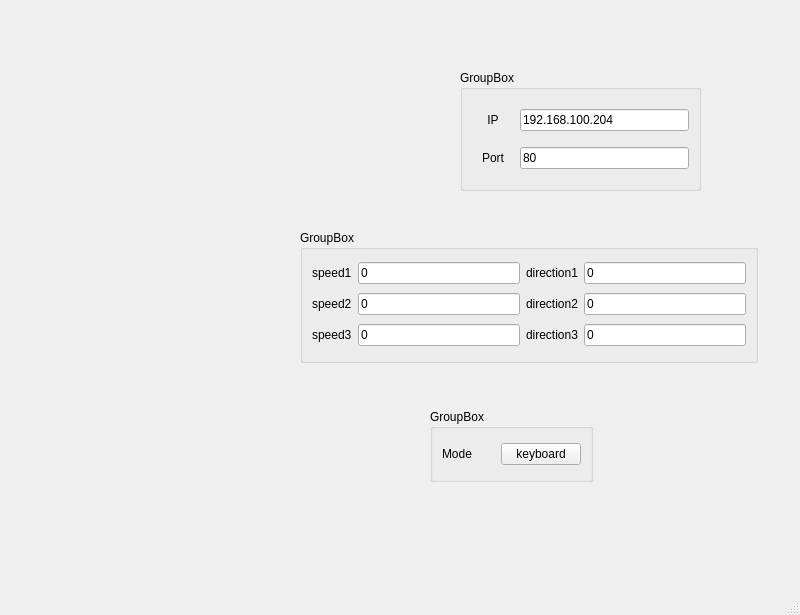
<?xml version="1.0" encoding="UTF-8"?>
<ui version="4.0">
 <class>MainWindow</class>
 <widget class="QMainWindow" name="MainWindow">
  <property name="geometry">
   <rect>
    <x>0</x>
    <y>0</y>
    <width>800</width>
    <height>615</height>
   </rect>
  </property>
  <property name="windowTitle">
   <string>MainWindow</string>
  </property>
  <widget class="QWidget" name="centralwidget">
   <widget class="QGroupBox" name="groupBox">
    <property name="geometry">
     <rect>
      <x>460</x>
      <y>70</y>
      <width>241</width>
      <height>121</height>
     </rect>
    </property>
    <property name="title">
     <string>GroupBox</string>
    </property>
    <layout class="QGridLayout" name="gridLayout" rowstretch="1,1" columnstretch="1,4">
     <item row="0" column="0">
      <widget class="QLabel" name="label">
       <property name="text">
        <string>IP</string>
       </property>
       <property name="scaledContents">
        <bool>false</bool>
       </property>
       <property name="alignment">
        <set>Qt::AlignCenter</set>
       </property>
       <property name="margin">
        <number>0</number>
       </property>
      </widget>
     </item>
     <item row="0" column="1">
      <widget class="QLineEdit" name="lineEdit_IP">
       <property name="text">
        <string>192.168.100.204</string>
       </property>
      </widget>
     </item>
     <item row="1" column="0">
      <widget class="QLabel" name="label_2">
       <property name="text">
        <string>Port</string>
       </property>
       <property name="alignment">
        <set>Qt::AlignCenter</set>
       </property>
      </widget>
     </item>
     <item row="1" column="1">
      <widget class="QLineEdit" name="lineEdit_Port">
       <property name="text">
        <string>80</string>
       </property>
      </widget>
     </item>
    </layout>
   </widget>
   <widget class="QGroupBox" name="groupBox_2">
    <property name="geometry">
     <rect>
      <x>300</x>
      <y>230</y>
      <width>458</width>
      <height>133</height>
     </rect>
    </property>
    <property name="title">
     <string>GroupBox</string>
    </property>
    <layout class="QGridLayout" name="gridLayout_2">
     <item row="0" column="0">
      <widget class="QLabel" name="label_3">
       <property name="text">
        <string>speed1</string>
       </property>
      </widget>
     </item>
     <item row="0" column="1">
      <widget class="QLineEdit" name="lineEdit_speed1">
       <property name="text">
        <string>0</string>
       </property>
      </widget>
     </item>
     <item row="0" column="2">
      <widget class="QLabel" name="label_8">
       <property name="text">
        <string>direction1</string>
       </property>
      </widget>
     </item>
     <item row="0" column="3">
      <widget class="QLineEdit" name="lineEdit_direction1">
       <property name="text">
        <string>0</string>
       </property>
      </widget>
     </item>
     <item row="1" column="0">
      <widget class="QLabel" name="label_4">
       <property name="text">
        <string>speed2</string>
       </property>
      </widget>
     </item>
     <item row="1" column="1">
      <widget class="QLineEdit" name="lineEdit_speed2">
       <property name="text">
        <string>0</string>
       </property>
      </widget>
     </item>
     <item row="1" column="2">
      <widget class="QLabel" name="label_9">
       <property name="text">
        <string>direction2</string>
       </property>
      </widget>
     </item>
     <item row="1" column="3">
      <widget class="QLineEdit" name="lineEdit_direction2">
       <property name="text">
        <string>0</string>
       </property>
      </widget>
     </item>
     <item row="2" column="0">
      <widget class="QLabel" name="label_5">
       <property name="text">
        <string>speed3</string>
       </property>
      </widget>
     </item>
     <item row="2" column="1">
      <widget class="QLineEdit" name="lineEdit_speed3">
       <property name="text">
        <string>0</string>
       </property>
      </widget>
     </item>
     <item row="2" column="2">
      <widget class="QLabel" name="label_10">
       <property name="text">
        <string>direction3</string>
       </property>
      </widget>
     </item>
     <item row="2" column="3">
      <widget class="QLineEdit" name="lineEdit_direction3">
       <property name="text">
        <string>0</string>
       </property>
      </widget>
     </item>
    </layout>
   </widget>
   <widget class="QGroupBox" name="groupBox_3">
    <property name="geometry">
     <rect>
      <x>430</x>
      <y>409</y>
      <width>163</width>
      <height>73</height>
     </rect>
    </property>
    <property name="title">
     <string>GroupBox</string>
    </property>
    <layout class="QGridLayout" name="gridLayout_3">
     <item row="0" column="0">
      <widget class="QLabel" name="label_6">
       <property name="text">
        <string>Mode</string>
       </property>
      </widget>
     </item>
     <item row="0" column="1">
      <widget class="QPushButton" name="pushButton_mode">
       <property name="text">
        <string>keyboard</string>
       </property>
      </widget>
     </item>
    </layout>
   </widget>
  </widget>
  <widget class="QMenuBar" name="menubar">
   <property name="geometry">
    <rect>
     <x>0</x>
     <y>0</y>
     <width>800</width>
     <height>26</height>
    </rect>
   </property>
  </widget>
  <widget class="QStatusBar" name="statusbar"/>
 </widget>
 <resources/>
 <connections/>
</ui>
